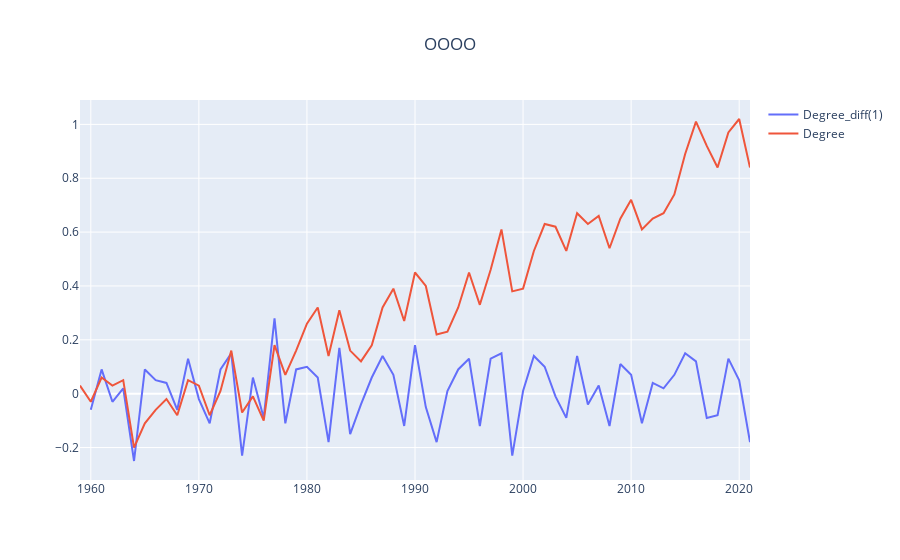

The code cell stored with this chart in its notebook:
### Code cell
import pandas as pd
import numpy as np
from matplotlib import pyplot as plt
import matplotlib
import seaborn as sns
from statsmodels.tsa.arima.model import ARIMA
import statsmodels as sm
from scipy import stats
# import matplotlib.pyplot as plt/
import plotly.graph_objects as go
import scipy.stats as stats
from scipy.optimize import curve_fit
from sklearn.metrics import r2_score
# from statsmodels.tsa.arima.model import ARIMA
from statsmodels.tsa.stattools import acf, adfuller, pacf
from statsmodels.graphics.tsaplots import plot_predict

from statsmodels.graphics.tsaplots import plot_acf
from statsmodels.graphics.tsaplots import plot_pacf


df = pd.read_excel('2022_HiMCM_Data-B-co2.xlsx', sheet_name="origin")
year = df['Year'].to_numpy()
# ppm = df['PPM']
degree = df['Degree']

fig = go.Figure()
fig.add_traces(go.Scatter(x=year, y=degree.diff(1),
                          mode="lines", name="Degree_diff(1)"))
fig.add_traces(go.Scatter(x=year, y=degree, mode="lines", name="Degree"))

fig.update_layout(
    title='OOOO',
    title_x=0.5,
    autosize=True,
    # width=2200,
    # height=1000,
)

fig.show()
# _____________________________________

plt.hist(degree.diff(1), bins=20)

# print("-"*50, "一阶差分数据ACF与PACF", "-"*50)
fig = plt.figure(figsize=(12, 8))
ax1 = fig.add_subplot(211)
fig = plot_acf(degree.diff(1).dropna().values, lags=60, ax=ax1)
ax2 = fig.add_subplot(212)
figpac = plt.figure(figsize=(12, 8))

figpac = plot_pacf(degree.diff(1).dropna(), method='ols', lags=20, ax=ax2)
plt.show()

# ——————————————————————————————————————————————————————————————————————————
#未差分平稳性检测（ADF检验、单位根检验）
from  statsmodels.tsa.stattools  import  adfuller  as  ADF
print(u'原始序列的ADF检验结果为：',  ADF(degree))

#一阶差分平稳性检测（ADF检验、单位根检验）
print(u'一阶差分序列的ADF检验结果为：',  ADF(degree.diff(1).dropna()))

#返回值依次为adf、pvalue、usedlag、nobs、critical  values、icbest、regresults、resstore
# p<0.05时表示稳定

from statsmodels.stats.diagnostic import acorr_ljungbox
print(u'差分序列的白噪声检验结果：',acorr_ljungbox(degree.diff(1).dropna(), lags= 1)) #返回统计量和 p 值

# ——————————————————————————————————————————————————————————————————————————

# 拟合
arima910 = ARIMA(degree,order=(1,1,9)).fit()
print(arima910.summary())

arima910.plot_diagnostics()

# ——————————————————————————————————————————————————————————————————————————
# https://mp.weixin.qq.com/s/rPeWlC7EdNto57ZsFvZ-ug

#残差
resid=arima910.resid
plt.figure(figsize=(12,8))
plt.plot(resid)
print(stats.normaltest(resid))#检验序列残差是否为正态分布    pvalue=0.00028625258929196876   <  0.05  拒绝原假设 认为残差符合正太分布
plt.figure(figsize=(12,8))

stats.probplot(resid, dist="norm", plot=plt)
plt.show()
plt.hist(resid,bins=50)
plt.show()

from statsmodels.stats.stattools import durbin_watson
print(durbin_watson(arima910.resid.values))     #DW检验：靠近2——正常；靠近0——正自相关；靠近4——负自相关

# ——————————————————————————————————————————————————————————
# pred_ci = pred.conf_int()

# # 绘制原数据和预测数据对比图
# ## 可视化模型的在测试集上的预测结果
# model.plot_predict(h=degree.shape[0], ## 往后预测多少步
#                    oos_data=degree,  ## 测试数据集
#                    past_values=degree.shape[0], ## 图像显示训练集的多少数据 
#                    figsize=(15,5))
# ## 可视化原始数据
# plt.figure(figsize=(12,8))
# plt.xlabel("Time")
# plt.ylabel("Temperature")
# plt.show()

# 获取未来500步的预测
pred_uc = arima910.get_forecast(steps=500)

# 获取预测的置信区间
pred_ci = pred_uc.conf_int()




# print("在测试集上mean absolute error:",mean_absolute_error(testdata.C02,C02pre.C02))
# print("在测试集上mean squared error:",mean_squared_error(testdata.C02,C02pre.C02))

### Figure 1 — Plotly figure (JSON) as saved in the notebook; plotly's stock layout.template omitted (floating-point values rounded to 4 significant figures)
{"data": [{"mode": "lines", "name": "Degree_diff(1)", "type": "scatter", "x": [1959, 1960, 1961, 1962, 1963, 1964, 1965, 1966, 1967, 1968, 1969, 1970, 1971, 1972, 1973, 1974, 1975, 1976, 1977, 1978, 1979, 1980, 1981, 1982, 1983, 1984, 1985, 1986, 1987, 1988, 1989, 1990, 1991, 1992, 1993, 1994, 1995, 1996, 1997, 1998, 1999, 2000, 2001, 2002, 2003, 2004, 2005, 2006, 2007, 2008, 2009, 2010, 2011, 2012, 2013, 2014, 2015, 2016, 2017, 2018, 2019, 2020, 2021], "y": [null, -0.06, 0.09, -0.03, 0.02, -0.25, 0.09, 0.05, 0.04, -0.06, 0.13, -0.02, -0.11, 0.09, 0.15, -0.23, 0.06, -0.09, 0.28, -0.11, 0.09, 0.1, 0.06, -0.18, 0.17, -0.15, -0.04, 0.06, 0.14, 0.07, -0.12, 0.18, -0.05, -0.18, 0.01, 0.09, 0.13, -0.12, 0.13, 0.15, -0.23, 0.01, 0.14, 0.1, -0.01, -0.09, 0.14, -0.04, 0.03, -0.12, 0.11, 0.07, -0.11, 0.04, 0.02, 0.07, 0.15, 0.12, -0.09, -0.08, 0.13, 0.05, -0.18]}, {"mode": "lines", "name": "Degree", "type": "scatter", "x": [1959, 1960, 1961, 1962, 1963, 1964, 1965, 1966, 1967, 1968, 1969, 1970, 1971, 1972, 1973, 1974, 1975, 1976, 1977, 1978, 1979, 1980, 1981, 1982, 1983, 1984, 1985, 1986, 1987, 1988, 1989, 1990, 1991, 1992, 1993, 1994, 1995, 1996, 1997, 1998, 1999, 2000, 2001, 2002, 2003, 2004, 2005, 2006, 2007, 2008, 2009, 2010, 2011, 2012, 2013, 2014, 2015, 2016, 2017, 2018, 2019, 2020, 2021], "y": [0.03, -0.03, 0.06, 0.03, 0.05, -0.2, -0.11, -0.06, -0.02, -0.08, 0.05, 0.03, -0.08, 0.01, 0.16, -0.07, -0.01, -0.1, 0.18, 0.07, 0.16, 0.26, 0.32, 0.14, 0.31, 0.16, 0.12, 0.18, 0.32, 0.39, 0.27, 0.45, 0.4, 0.22, 0.23, 0.32, 0.45, 0.33, 0.46, 0.61, 0.38, 0.39, 0.53, 0.63, 0.62, 0.53, 0.67, 0.63, 0.66, 0.54, 0.65, 0.72, 0.61, 0.65, 0.67, 0.74, 0.89, 1.01, 0.92, 0.84, 0.97, 1.02, 0.84]}], "layout": {"autosize": true, "title": {"text": "OOOO", "x": 0.5}}}
